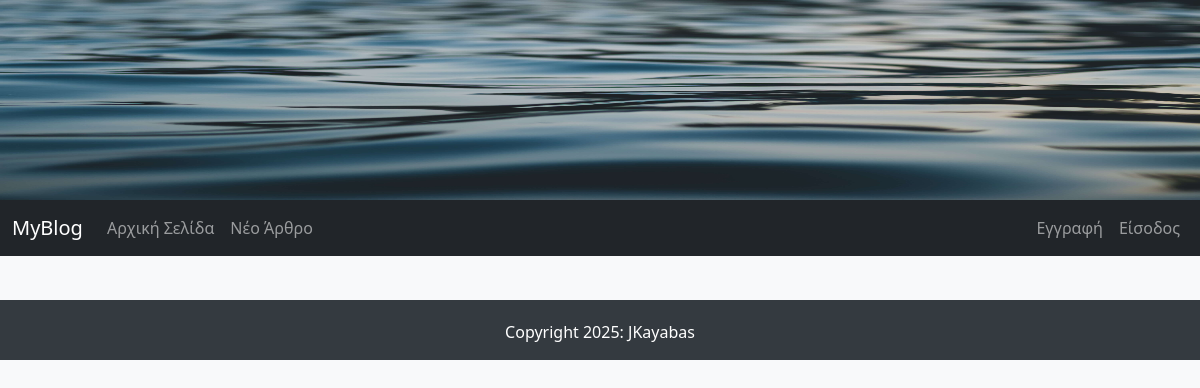
Before: / with the older database file.
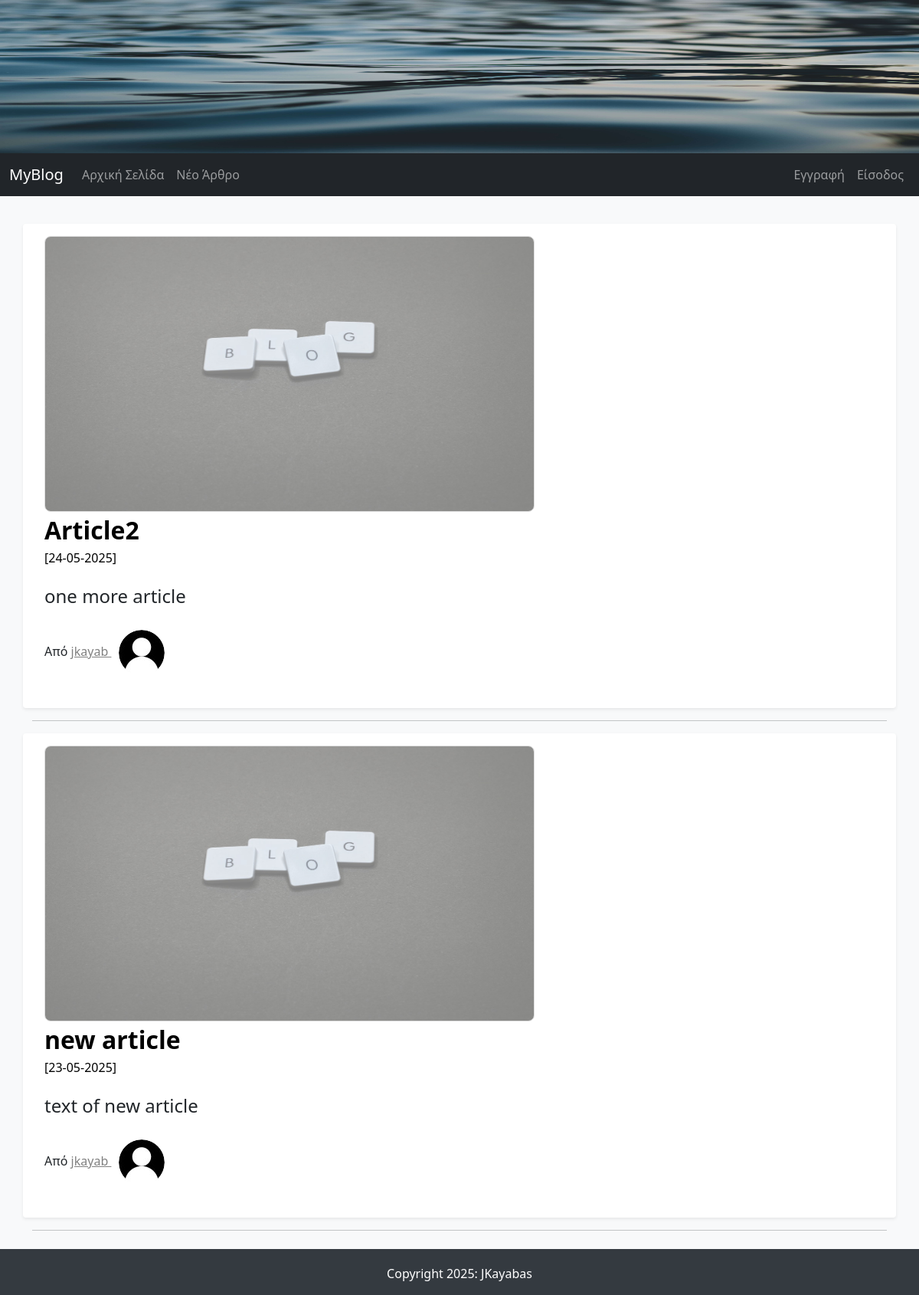
After: the same page with the newer database file.
### FlaskBlogApp/models.py (models this page shows, shortened)
class Article(db.Model):
    id = db.Column(db.Integer, primary_key = True)
    article_title = db.Column(db.String(50), nullable=False)
    article_body  = db.Column(db.Text(), nullable=False)
    article_image = db.Column(db.String(30), default ='default_article_image.jpg')
    date_created = db.Column(db.DateTime, nullable=False, default=datetime.utcnow)
    user_id = db.Column(db.Integer, db.ForeignKey('user.id'), nullable=False)

class User(db.Model, UserMixin):
    id = db.Column(db.Integer, primary_key=True)
    username = db.Column(db.String(15), unique=True, nullable=False)
    email = db.Column(db.String(150), unique=True, nullable=False)
    password = db.Column(db.String(36), nullable=False)
    profile_image = db.Column(db.String(30), default ='default_profile_image.jpg')
    articles = db.relationship('Article', backref='author', lazy=True)

### FlaskBlogApp/routes.py (the view)
@app.route("/index/")
@app.route("/")
def root():
    articles = Article.query.order_by(Article.date_created.desc())
    return render_template("index.html", articles=articles)

### FlaskBlogApp/templates/index.html (shortened to what this page needs)
{% extends "base.html" %}
{% block content %}
{% if articles %}
    {% for article in articles %}
        <div class="row my-3 p-3 bg-body rounded shadow-sm">
          <div class="col col-md-12">
            {% if article.article_image  %}
              <img src="{{ url_for('static', filename='images/articles_images/'+article.article_image) }}" alt="" class="img-responsive a_image" width="640px" height="360px">
            {% endif %}
          </div>
          <div class="col col-md-12">
            <div class="main-article-title">
              <a class="article_title" href="#">{{ article.article_title | safe }}</a>
            </div>
            <small class="article_date">[{{ article.date_created.strftime('%d-%m-%Y') }}]</small>
            <p class="main-article-partial-text">
              {{ article.article_body | truncate(255) | safe }}
            </p>
            <p class="">Από
              <span>
                <a class="author-name" href="#"> {{ article.author.username }}
                  <img class="rounded-circle profile-image" alt="{{ article.author.username }}" src="{{ url_for('static', filename='images/profiles_images/'+article.author.profile_image) }}" data-holder-rendered="true" data-bs-toggle="tooltip" data-bs-placement="top" title="{{ article.author.username }}">
                </a>
              </span>
            </p>
          </div>
        </div>
        <hr>
    {% endfor %}
{% endif %}
{% endblock content %}

### FlaskBlogApp/templates/base.html (shortened to what this page needs)
<!DOCTYPE html>
<html>
<head>
    <link href="https://cdn.jsdelivr.net/npm/bootstrap@5.1.1/dist/css/bootstrap.min.css"
          rel="stylesheet" integrity="
          sha384-F3w7mX95PdgyTmZZMECAngseQB83DfGTowi0iMjiWaeVhAn4FJkqJByhZMI3AhiU">
    <link rel="stylesheet" type="text/css" href="{{ url_for('static', filename='css/styles.css') }}">
</head>
<body>
    <img src="{{ url_for('static', filename='images/jumbotron.jpg') }}" width="100%" height="200px" class="img-responsive">
    {% include "navbar.html" %}
<main role="main" class="container">
        {% block content %}
        {% endblock content %}
</main>
    {% include "footer.html" %}
</body>
</html>

### FlaskBlogApp/templates/navbar.html (shortened to what this page needs)
<nav class="navbar navbar-expand-lg navbar-dark bg-dark">
  <div class="container-fluid">
    <a class="navbar-brand" href="/">MyBlog</a>
    <div class="collapse navbar-collapse" id="navbarNav">
      <ul class="navbar-nav me-auto mb-2 mb-lg-0">
        <li class="nav-item">
          <a class="nav-link" aria-current="page" href="/">Αρχική Σελίδα</a>
        </li>
        <li class="nav-item">
          <a class="nav-link" href="/new_article/">Νέο Άρθρο</a>
        </li>
      </ul>
      <ul class="nav navbar-nav navbar-right">
        {% if current_user.is_authenticated %}
          <li class="nav-item dropdown">
            <a class="nav-link dropdown-toggle" href="#" id="navbarDropdown" role="button"
               data-bs-toggle="dropdown" aria-expanded="false">
              <img class="rounded-circle navbar-profile-image" src="{{ url_for('static',
              filename='images/profiles_images/'+current_user.profile_image) }}" alt="{{current_user.username }}" data-holder-rendered="true" data-bs-toggle="tooltip" data-bs-placement="top" title='{{current_user.username }}'>
            </a>
          <ul class="dropdown-menu" aria-labelledby="navbarDropdown">
            <li>
              <a class="dropdown-item" href="/account/">{{current_user.username }}</a>
            </li>
            <li>
              <a class="dropdown-item" href="/logout/">Έξοδος</a>
            </li>
           </ul>
          </li>
      </ul>
        {% else %}
          <li class="nav-item">
            <a class="nav-link" href="/signup/">Εγγραφή</a>
          </li>
          <li class="nav-item">
            <a class="nav-link" href="/login/">Είσοδος</a>
          </li>
        {% endif %}
      </ul>
    </div>
  </div>
</nav>

### FlaskBlogApp/templates/footer.html
  <footer class="page-footer font-small stylish-color-dark pt-1 mt-4">
    <div class="footer-copyright py-3 text-center">
        Copyright 2025: JKayabas
    </div>
  </footer>

### FlaskBlogApp/static/css/styles.css (style rules this page uses)
body { background-color: #f8f9fa; }
.container { margin-top: 20px; }
.main-article-title { font-size: 2em; font-weight: bold; text-decoration: none; color: black; }
.article_date,.article_date:hover { font-size: 1em; color: black; }
.main-article-partial-text,.main-article-full-text { font-size: 1.5em; margin-top: 20px; }
.author-name:link { color: gray; }
.article_title:link, .article_title:hover, .article_title:visited { text-decoration: none; color: black; }
.main-article-category:hover,.main-article-title:hover,.author-name { text-decoration: underline; color: black; }
footer { color: #fff; background-color: #343a40; }
.row { margin-top: 20px; }
.profile-image { width: 60px; height: 60px; margin: 10px; }
.a_image { border: 1px solid #ddd; border-radius: 8px; }

Changed rows visible on the page:
added Article: article_image (placeholder picture), article_title "Article2", date_created "24-05-2025", article_body "one more article", author.username "jkayab", profile_image (placeholder picture)
added Article: article_image (placeholder picture), article_title "new article", date_created "23-05-2025", article_body "text of new article", author.username "jkayab", profile_image (placeholder picture)
